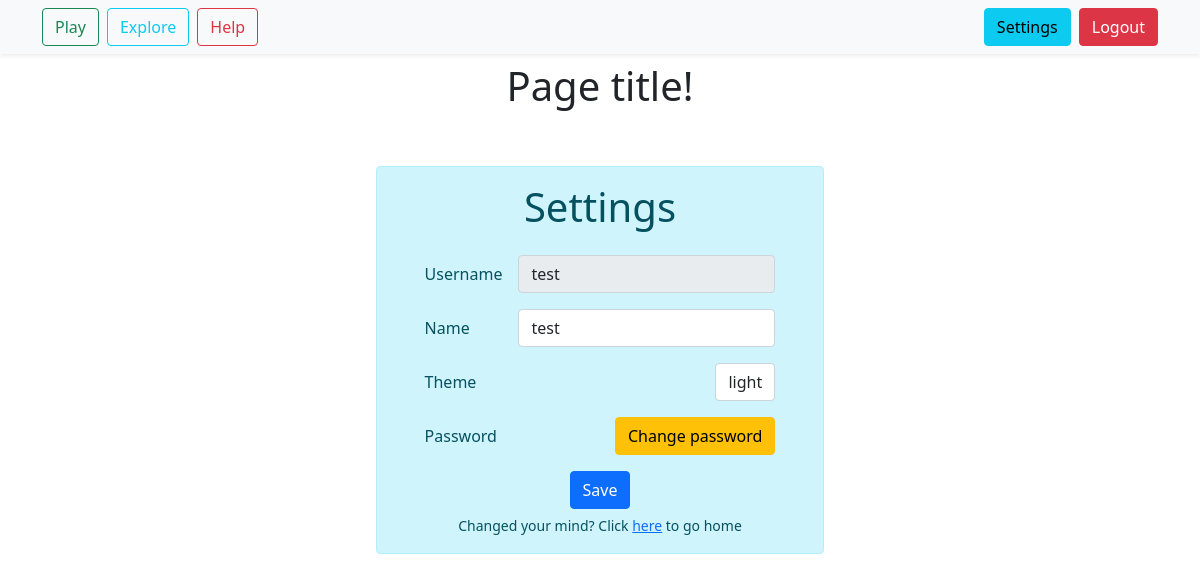
/settings (signed in), run on the app's committed database.
### app/models.py (models this page shows)
class User(UserMixin, db.Model):
    id = db.Column(db.Integer, primary_key=True)
    username = db.Column(db.String(100), unique=True)
    password = db.Column(db.String(100), nullable=False)

class UserSettings(db.Model):
    id = db.Column(db.Integer, primary_key=True)
    name = db.Column(db.String(1000))
    theme = db.Column(db.String(20))
    user_id = db.Column(db.Integer, db.ForeignKey('user.id'), nullable=False)

### app/views.py (the view, shortened to what this page needs)
@app.route("/settings", methods=["GET", "POST"])
@login_required
def settings():
    form = UserSettingsForm()
    current_user_settings = get_user_settings()
    form.name.data = current_user_settings.name
    form.theme.data = current_user_settings.theme
    return render_template("user_settings.html",
                           title="Settings",
                           current_path="/settings",
                           dev=False,
                           user=current_user,
                           user_settings=get_user_settings(),
                           form=form), 200

### app/forms.py
class UserSettingsForm(Form):
    name = StringField("Name", validators=[Length(min=1), InputRequired()])
    theme = SelectField("Theme", choices=["light", "dark"], validators=[InputRequired()])

### app/__init__.py (called while the page is built)
@login_manager.user_loader
def load_user(user_id):
    return models.User.query.get(int(user_id))

### app/utils.py (called while the page is built)
def get_user_settings():
    if current_user.is_authenticated:
        current_user_db = models.User.query.filter_by(username=current_user.username).first()
        current_user_settings = models.UserSettings.query.filter_by(user_id=current_user_db.id).first()
        return current_user_settings
    return None

### app/views.py (called while the page is built)
@app.before_request
def make_session_permanent():
    session.permanent = False

### app/templates/user_settings.html (shortened to what this page needs)
{% extends "basic_center.html" %}
{% block centered_content %}
    <div class="mb-5">
        <div class="d-flex justify-content-center">
            <h1>Page title!</h1>
        </div>
    </div>
    <div class="mb-5">
        <div class="d-flex justify-content-center">
            <div class="alert alert-info px-5">
                <div class="mb-3 d-flex justify-content-center">
                    <h1>Settings</h1>
                </div>
                <form class="" action="" method="post" name="settings_form">
                    <div class="row g-3 mb-3 ">
                        <div class="col-1 flex-grow-1">
                            <label for="username" class="col-form-label">Username</label>
                        </div>
                        <div class="col-auto">
                            <input type="text" class="form-control" value="{{ user.username }}" disabled aria-disabled="true">
                        </div>
                    </div>
                    <div class="row g-3 mb-3 ">
                        <div class="col-1 flex-grow-1">
                            {{ form.name.label(class_="col-form-label") }}
                        </div>
                        <div class="col-auto">
                            {{ form.name(class_="form-control") }}
                        </div>
                    </div>
                    <div class="row g-3 mb-3 ">
                        <div class="col-1 flex-grow-1">
                            {{ form.theme.label(class_="col-form-label") }}
                        </div>
                        <div class="col-auto">
                            {{ form.theme(class_="form-control") }}
                        </div>
                    </div>
                    <div class="row g-3 mb-3 ">
                        <div class="col-1 flex-grow-1">
                            <p class="col-form-label">Password</p>
                        </div>
                        <div class="col-auto">
                            <a href="/changepassword" class="btn btn-warning">Change password</a>
                        </div>
                    </div>
                    <div class="mb-1 d-flex justify-content-center">
                        <button type="submit" class="btn btn-primary">Save</button>
                    </div>
                    <div class=" d-flex justify-content-center">
                        <p class="mb-0"><small>Changed your mind? Click <a href="/">here</a> to go home</small></p>
                    </div>
                </form>
            </div>
        </div>
    </div>
{% endblock %}

### app/static/css/base.css (style rules this page uses)
:root { --break-sm: 576px; --break-md: 768px; --break-lg: 992px; --break-xl: 1200px; }

### data on the page
User: username "test"
UserSettings: name "test", theme "light"
